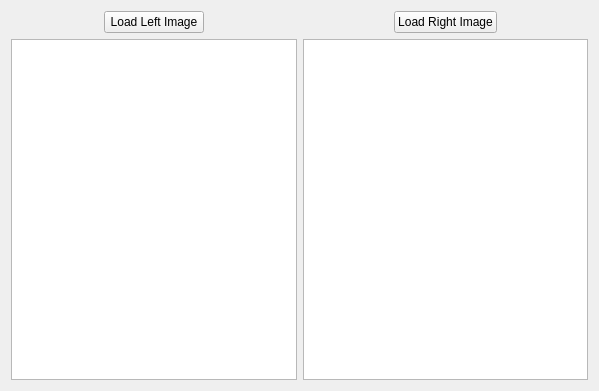
<?xml version="1.0" encoding="UTF-8"?>
<ui version="4.0">
 <class>imageWindowDialog</class>
 <widget class="QWidget" name="imageWindowDialog">
  <property name="geometry">
   <rect>
    <x>0</x>
    <y>0</y>
    <width>599</width>
    <height>391</height>
   </rect>
  </property>
  <property name="minimumSize">
   <size>
    <width>480</width>
    <height>360</height>
   </size>
  </property>
  <property name="windowTitle">
   <string>Load Image Dialog</string>
  </property>
  <layout class="QGridLayout" name="gridLayout_2">
   <item row="0" column="0">
    <layout class="QGridLayout" name="gridLayout">
     <item row="2" column="1">
      <widget class="QGraphicsView" name="graphicsViewRightImg"/>
     </item>
     <item row="2" column="0">
      <widget class="QGraphicsView" name="graphicsViewLeftImg"/>
     </item>
     <item row="0" column="0">
      <layout class="QHBoxLayout" name="horizontalLayout">
       <item>
        <spacer name="horizontalSpacer_2">
         <property name="orientation">
          <enum>Qt::Horizontal</enum>
         </property>
         <property name="sizeHint" stdset="0">
          <size>
           <width>40</width>
           <height>20</height>
          </size>
         </property>
        </spacer>
       </item>
       <item>
        <widget class="QPushButton" name="pushButtonLoadLeftImg">
         <property name="minimumSize">
          <size>
           <width>100</width>
           <height>0</height>
          </size>
         </property>
         <property name="text">
          <string>Load Left Image</string>
         </property>
        </widget>
       </item>
       <item>
        <spacer name="horizontalSpacer">
         <property name="orientation">
          <enum>Qt::Horizontal</enum>
         </property>
         <property name="sizeHint" stdset="0">
          <size>
           <width>40</width>
           <height>20</height>
          </size>
         </property>
        </spacer>
       </item>
      </layout>
     </item>
     <item row="0" column="1">
      <layout class="QHBoxLayout" name="horizontalLayout_2">
       <item>
        <spacer name="horizontalSpacer_3">
         <property name="orientation">
          <enum>Qt::Horizontal</enum>
         </property>
         <property name="sizeHint" stdset="0">
          <size>
           <width>40</width>
           <height>20</height>
          </size>
         </property>
        </spacer>
       </item>
       <item>
        <widget class="QPushButton" name="pushButtonLoadRightImg">
         <property name="minimumSize">
          <size>
           <width>100</width>
           <height>0</height>
          </size>
         </property>
         <property name="text">
          <string>Load Right Image</string>
         </property>
        </widget>
       </item>
       <item>
        <spacer name="horizontalSpacer_4">
         <property name="orientation">
          <enum>Qt::Horizontal</enum>
         </property>
         <property name="sizeHint" stdset="0">
          <size>
           <width>40</width>
           <height>20</height>
          </size>
         </property>
        </spacer>
       </item>
      </layout>
     </item>
    </layout>
   </item>
  </layout>
 </widget>
 <resources/>
 <connections/>
</ui>
